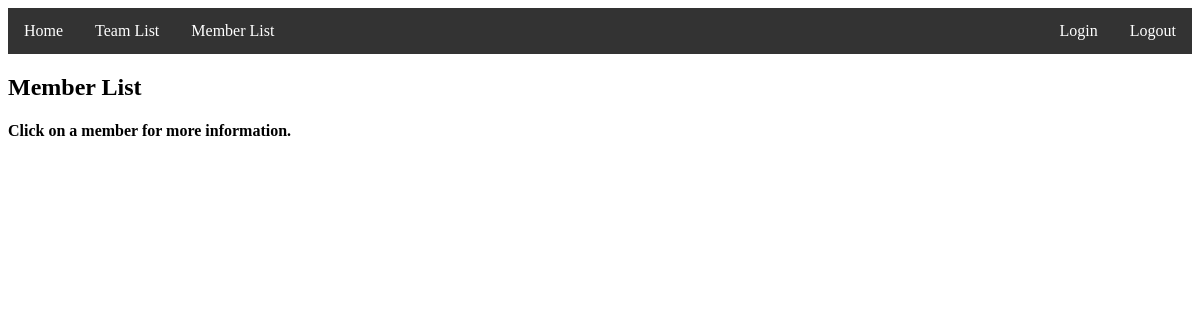
/members/member_list, run on an earlier commit of the app's database.
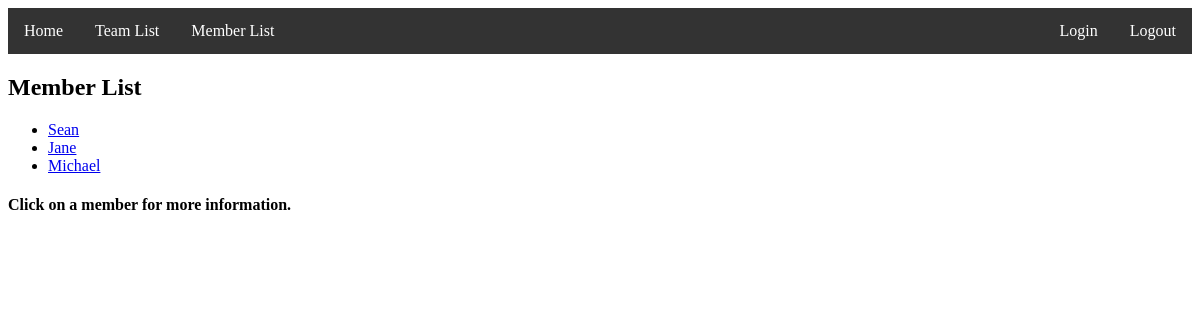
And on a later commit of the database.
### members/models.py (models this page shows)
class Member(models.Model):
    first_name = models.CharField(max_length=50)
    last_name = models.CharField(max_length=50)
    date_of_birth = models.DateField(null=True,blank=True)# we allow this field to be null
    user = models.ForeignKey(settings.AUTH_USER_MODEL, on_delete=models.CASCADE,default='1')

### members/views.py (the view)
# urls.py: path('member_list', views.member_list, name="member_list"),
def member_list(request):
    member_list = Member.objects.all()
    context={"member_list": member_list}
    response = render(request,'members/member_list.html', context )
    return response

### members/templates/members/member_list.html
{% extends "base.html" %}
{% block content %}
<h2>Member List</h2>
        <div id="member detail">
            <ul>
            {% for member in member_list %}
                <li><a href="{%url 'member_profile' member_id=member.id %}">{{ member.first_name }}</a></li>
            {% endfor %}
            </ul>
            <h4>Click on a member for more information.</h4>
{% endblock %}

### templates/base.html (shortened to what this page needs)
<!doctype html>
<html>
<head>
    {% load static %}
    <link rel="stylesheet" type="text/css" href="{% static 'mycss.css' %}"/>
</head>
    <body>
        <div id="nav">
            <ul>
                  <li><a href="{%url 'home' %}">Home</a></li>
                  <li><a href="{%url 'team_list' %}">Team List</a></li>
                  <li><a href="{%url 'member_list' %}">Member List</a></li>
                  <li style= "float: right"><a href="{%url 'logout' %}">Logout</a></li>
                  <li style="float:right"><a href="{%url 'login' %}?next={%url 'home' %}">Login</a></li>
            </ul>
        </div>
        <div id="content">
            {% block content %}{% endblock %}
        </div>
    </body>
</html>

### static/mycss.css (style rules this page uses)
#nav ul { list-style-type: none; margin: 0; padding: 0; overflow: hidden; background-color: #333; }
#nav li { float: left; }
#nav li a { display: block; color: white; text-align: center; padding: 14px 16px; text-decoration: none; }

What changed in the data, as far as the page shows it:
added Member: first_name "Sean"
added Member: first_name "Jane"
added Member: first_name "Michael"
